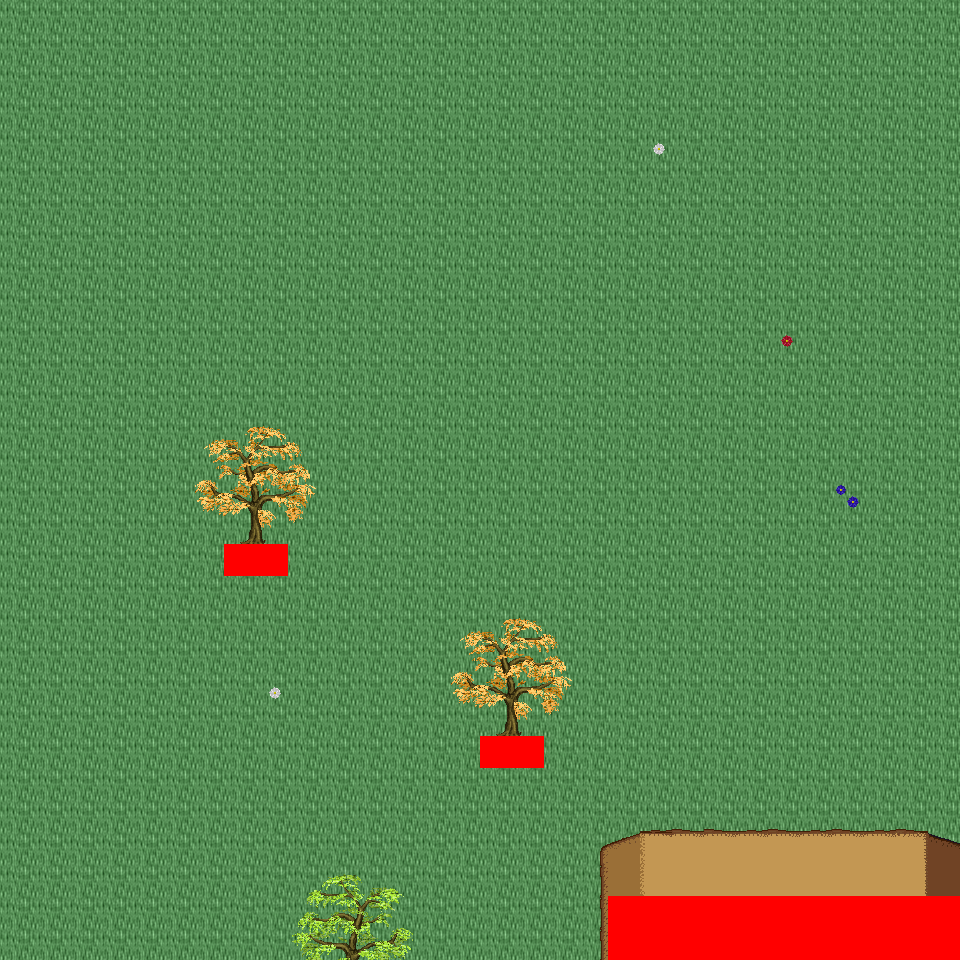

Rendered tile map (Tiled .tmx) drawn with the repository's tilesets; below, a short description and the map source with its tile grids summarised:
An orthogonal 30x30 tile map with 32x32 px tiles, 6 tile layers (Ground, Object, Object2, Above, ...), 54 tilesets and 3 objects (3x mapExit).

<map version="1.0" orientation="orthogonal" renderorder="right-down" width="30" height="30" tilewidth="32" tileheight="32" nextobjectid="4">
  <tileset firstgid="1" name="tileset_logic_collision" tilewidth="32" tileheight="32" tilecount="1" columns="1">
    <image source="../drawable/tileset_logic_collision.png" width="32" height="32" />
  </tileset>
  <tileset firstgid="2" name="tileset_ground_ground" tilewidth="32" tileheight="32" tilecount="33" columns="3">
    <image source="../drawable/tileset_ground_ground.png" width="96" height="352" />
  </tileset>
  <tileset firstgid="35" name="tileset_building_castle" tilewidth="32" tileheight="32" tilecount="320" columns="20">
    <image source="../drawable/tileset_building_castle.png" width="640" height="512" />
  </tileset>
  <tileset firstgid="355" name="tileset_item_weapon_cannon" tilewidth="32" tileheight="32" tilecount="12" columns="3">
    <image source="../drawable/tileset_item_weapon_cannon.png" width="96" height="128" />
  </tileset>
  <tileset firstgid="367" name="tileset_item_pot_barrels_1" tilewidth="32" tileheight="32" tilecount="8" columns="4">
    <image source="../drawable/tileset_item_pot_barrels_1.png" width="128" height="64" />
  </tileset>
  <tileset firstgid="375" name="tileset_building_door_door" tilewidth="32" tileheight="32" tilecount="6" columns="3">
    <image source="../drawable/tileset_building_door_door.png" width="96" height="64" />
  </tileset>
  <tileset firstgid="381" name="tileset_building_door_closed" tilewidth="32" tileheight="32" tilecount="1" columns="1">
    <image source="../drawable/tileset_building_door_closed.png" width="32" height="32" />
  </tileset>
  <tileset firstgid="382" name="tileset_building_window_window_centered" tilewidth="32" tileheight="32" tilecount="1" columns="1">
    <image source="../drawable/tileset_building_window_window_centered.png" width="32" height="32" />
  </tileset>
  <tileset firstgid="383" name="tileset_building_decoration_chimney_big" tilewidth="32" tileheight="32" tilecount="2" columns="1">
    <image source="../drawable/tileset_building_decoration_chimney_big.png" width="32" height="64" />
  </tileset>
  <tileset firstgid="385" name="tileset_ground_grass_edges" tilewidth="32" tileheight="32" tilecount="36" columns="12">
    <image source="../drawable/tileset_ground_grass_edges.png" width="384" height="96" />
  </tileset>
  <tileset firstgid="421" name="tileset_ground_grass_corners" tilewidth="32" tileheight="32" tilecount="24" columns="6">
    <image source="../drawable/tileset_ground_grass_corners.png" width="192" height="128" />
  </tileset>
  <tileset firstgid="445" name="tileset_plant_tree_fall_trees" tilewidth="32" tileheight="32" tilecount="40" columns="8">
    <image source="../drawable/tileset_plant_tree_fall_trees.png" width="256" height="160" />
  </tileset>
  <tileset firstgid="485" name="tileset_plant_tree_locust_tree" tilewidth="32" tileheight="32" tilecount="20" columns="4">
    <image source="../drawable/tileset_plant_tree_locust_tree.png" width="128" height="160" />
  </tileset>
  <tileset firstgid="505" name="tileset_furniture_chair_bench_white" tilewidth="32" tileheight="32" tilecount="8" columns="2">
    <image source="../drawable/tileset_furniture_chair_bench_white.png" width="64" height="128" />
  </tileset>
  <tileset firstgid="513" name="tileset_plant_flower_daisy_blue" tilewidth="32" tileheight="32" tilecount="8" columns="2">
    <image source="../drawable/tileset_plant_flower_daisy_blue.png" width="64" height="128" />
  </tileset>
  <tileset firstgid="521" name="tileset_plant_flower_daisy_red" tilewidth="32" tileheight="32" tilecount="8" columns="2">
    <image source="../drawable/tileset_plant_flower_daisy_red.png" width="64" height="128" />
  </tileset>
  <tileset firstgid="529" name="tileset_plant_flower_daisy_white" tilewidth="32" tileheight="32" tilecount="8" columns="2">
    <image source="../drawable/tileset_plant_flower_daisy_white.png" width="64" height="128" />
  </tileset>
  <tileset firstgid="537" name="tileset_plant_flower_daisy_yellow" tilewidth="32" tileheight="32" tilecount="8" columns="2">
    <image source="../drawable/tileset_plant_flower_daisy_yellow.png" width="64" height="128" />
  </tileset>
  <tileset firstgid="545" name="tileset_plant_flower_flower_bed_1" tilewidth="32" tileheight="32" tilecount="35" columns="7">
    <image source="../drawable/tileset_plant_flower_flower_bed_1.png" width="224" height="160" />
  </tileset>
  <tileset firstgid="580" name="tileset_plant_flower_planted_containers" tilewidth="32" tileheight="32" tilecount="16" columns="4">
    <image source="../drawable/tileset_plant_flower_planted_containers.png" width="128" height="128" />
  </tileset>
  <tileset firstgid="596" name="tileset_item_pot_pot_grey" tilewidth="32" tileheight="32" tilecount="1" columns="1">
    <image source="../drawable/tileset_item_pot_pot_grey.png" width="32" height="32" />
  </tileset>
  <tileset firstgid="597" name="tileset_item_pot_pot_burgundy" tilewidth="32" tileheight="32" tilecount="1" columns="1">
    <image source="../drawable/tileset_item_pot_pot_burgundy.png" width="32" height="32" />
  </tileset>
  <tileset firstgid="598" name="tileset_building_decoration_chimney" tilewidth="32" tileheight="32" tilecount="2" columns="1">
    <image source="../drawable/tileset_building_decoration_chimney.png" width="32" height="64" />
  </tileset>
  <tileset firstgid="600" name="tileset_furniture_light_lamp_blue" tilewidth="32" tileheight="32" tilecount="3" columns="1">
    <image source="../drawable/tileset_furniture_light_lamp_blue.png" width="32" height="96" />
  </tileset>
  <tileset firstgid="603" name="tileset_light_dim_light_7x5" tilewidth="32" tileheight="32" tilecount="35" columns="7">
    <image source="../drawable/tileset_light_dim_light_7x5.png" width="224" height="160" />
  </tileset>
  <tileset firstgid="638" name="tileset_logic_protection" tilewidth="32" tileheight="32" tilecount="2" columns="2">
    <image source="../drawable/tileset_logic_protection.png" width="64" height="32" />
  </tileset>
  <tileset firstgid="640" name="tileset_furniture_table_bazaar_table_1" tilewidth="32" tileheight="32" tilecount="4" columns="2">
    <image source="../drawable/tileset_furniture_table_bazaar_table_1.png" width="64" height="64" />
  </tileset>
  <tileset firstgid="644" name="tileset_furniture_table_bazaar_table_2" tilewidth="32" tileheight="32" tilecount="6" columns="2">
    <image source="../drawable/tileset_furniture_table_bazaar_table_2.png" width="64" height="96" />
  </tileset>
  <tileset firstgid="650" name="tileset_furniture_table_bazaar_table_3" tilewidth="32" tileheight="32" tilecount="6" columns="2">
    <image source="../drawable/tileset_furniture_table_bazaar_table_3.png" width="64" height="96" />
  </tileset>
  <tileset firstgid="656" name="tileset_furniture_table_bazaar_table_4" tilewidth="32" tileheight="32" tilecount="6" columns="2">
    <image source="../drawable/tileset_furniture_table_bazaar_table_4.png" width="64" height="96" />
  </tileset>
  <tileset firstgid="662" name="tileset_furniture_table_bazaar_table_5" tilewidth="32" tileheight="32" tilecount="6" columns="2">
    <image source="../drawable/tileset_furniture_table_bazaar_table_5.png" width="64" height="96" />
  </tileset>
  <tileset firstgid="668" name="tileset_furniture_table_flowers_on_bench2" tilewidth="32" tileheight="32" tilecount="6" columns="3">
    <image source="../drawable/tileset_furniture_table_flowers_on_bench2.png" width="96" height="64" />
  </tileset>
  <tileset firstgid="674" name="tileset_furniture_table_flowers_on_benches" tilewidth="32" tileheight="32" tilecount="10" columns="2">
    <image source="../drawable/tileset_furniture_table_flowers_on_benches.png" width="64" height="160" />
  </tileset>
  <tileset firstgid="684" name="tileset_furniture_table_vendors_table" tilewidth="32" tileheight="32" tilecount="35" columns="7">
    <image source="../drawable/tileset_furniture_table_vendors_table.png" width="224" height="160" />
  </tileset>
  <tileset firstgid="719" name="tileset_item_drink_bottles_and_cups" tilewidth="32" tileheight="32" tilecount="16" columns="4">
    <image source="../drawable/tileset_item_drink_bottles_and_cups.png" width="128" height="128" />
  </tileset>
  <tileset firstgid="735" name="tileset_item_drink_beers_and_flasks" tilewidth="32" tileheight="32" tilecount="12" columns="4">
    <image source="../drawable/tileset_item_drink_beers_and_flasks.png" width="128" height="96" />
  </tileset>
  <tileset firstgid="747" name="tileset_item_drink_casks" tilewidth="32" tileheight="32" tilecount="4" columns="2">
    <image source="../drawable/tileset_item_drink_casks.png" width="64" height="64" />
  </tileset>
  <tileset firstgid="751" name="tileset_item_food_meals_1" tilewidth="32" tileheight="32" tilecount="2" columns="2">
    <image source="../drawable/tileset_item_food_meals_1.png" width="64" height="32" />
  </tileset>
  <tileset firstgid="753" name="tileset_item_food_rustic_meals" tilewidth="32" tileheight="32" tilecount="2" columns="2">
    <image source="../drawable/tileset_item_food_rustic_meals.png" width="64" height="32" />
  </tileset>
  <tileset firstgid="755" name="tileset_item_household_food_preparation_2" tilewidth="32" tileheight="32" tilecount="4" columns="2">
    <image source="../drawable/tileset_item_household_food_preparation_2.png" width="64" height="64" />
  </tileset>
  <tileset firstgid="759" name="tileset_item_pot_barrels_2" tilewidth="32" tileheight="32" tilecount="8" columns="4">
    <image source="../drawable/tileset_item_pot_barrels_2.png" width="128" height="64" />
  </tileset>
  <tileset firstgid="767" name="tileset_item_drink_olive_oil_vinegar" tilewidth="32" tileheight="32" tilecount="4" columns="2">
    <image source="../drawable/tileset_item_drink_olive_oil_vinegar.png" width="64" height="64" />
  </tileset>
  <tileset firstgid="771" name="tileset_ground_ground_3" tilewidth="32" tileheight="32" tilecount="5" columns="5">
    <image source="../drawable/tileset_ground_ground_3.png" width="160" height="32" />
  </tileset>
  <tileset firstgid="776" name="tileset_building_decoration_banner" tilewidth="32" tileheight="32" tilecount="12" columns="1">
    <image source="../drawable/tileset_building_decoration_banner.png" width="32" height="384" />
  </tileset>
  <tileset firstgid="788" name="tileset_building_cottage" tilewidth="32" tileheight="32" tilecount="256" columns="16">
    <image source="../drawable/tileset_building_cottage.png" width="512" height="512" />
  </tileset>
  <tileset firstgid="1044" name="tileset_building_roof_thatched_roof" tilewidth="32" tileheight="32" tilecount="256" columns="16">
    <image source="../drawable/tileset_building_roof_thatched_roof.png" width="512" height="512" />
  </tileset>
  <tileset firstgid="1300" name="tileset_building_door_doors" tilewidth="32" tileheight="32" tilecount="256" columns="16">
    <image source="../drawable/tileset_building_door_doors.png" width="512" height="512" />
  </tileset>
  <tileset firstgid="1556" name="tileset_building_window_windows" tilewidth="32" tileheight="32" tilecount="256" columns="16">
    <image source="../drawable/tileset_building_window_windows.png" width="512" height="512" />
  </tileset>
  <tileset firstgid="1812" name="tileset_logic_portal" tilewidth="32" tileheight="32" tilecount="24" columns="8">
    <image source="../drawable/tileset_logic_portal.png" width="256" height="96" />
  </tileset>
  <tileset firstgid="1836" name="tileset_plant_bush_leafy" tilewidth="32" tileheight="32" tilecount="48" columns="8">
    <image source="../drawable/tileset_plant_bush_leafy.png" width="256" height="192" />
  </tileset>
  <tileset firstgid="1884" name="tileset_plant_bushes_and_trees" tilewidth="32" tileheight="32" tilecount="144" columns="16">
    <image source="../drawable/tileset_plant_bushes_and_trees.png" width="512" height="289" />
  </tileset>
  <tileset firstgid="2028" name="tileset_plant_bush_berried" tilewidth="32" tileheight="32" tilecount="60" columns="5">
    <image source="../drawable/tileset_plant_bush_berried.png" width="160" height="384" />
  </tileset>
  <tileset firstgid="2088" name="tileset_plant_bush_fern" tilewidth="32" tileheight="32" tilecount="32" columns="8">
    <image source="../drawable/tileset_plant_bush_fern.png" width="256" height="128" />
  </tileset>
  <tileset firstgid="2120" name="tileset_plant_bush_bush_pinks" tilewidth="32" tileheight="32" tilecount="4" columns="2">
    <image source="../drawable/tileset_plant_bush_bush_pinks.png" width="64" height="64" />
  </tileset>
  <layer name="Ground" width="30" height="30">
    <data>[900 cells, 900 non-empty, 1 distinct tile ids]</data>
  </layer>
  <layer name="Object" width="30" height="30">
    <data>[900 cells, 8 non-empty, 5 distinct tile ids]</data>
  </layer>
  <layer name="Object2" width="30" height="30">
    <data>[900 cells, 0 non-empty, 0 distinct tile ids]</data>
  </layer>
  <layer name="Above" width="30" height="30">
    <data>[900 cells, 101 non-empty, 42 distinct tile ids]</data>
  </layer>
  <layer name="Above2" width="30" height="30">
    <data>[900 cells, 1 non-empty, 1 distinct tile ids]</data>
  </layer>
  <layer name="Walkable" width="30" height="30">
    <data>[900 cells, 26 non-empty, 1 distinct tile ids]</data>
  </layer>
  <objectgroup name="MapEvents">
    <object id="1" name="north" type="mapExit" x="0" y="0" width="960" height="32">
      <properties>
        <property name="map" value="level_0_x34_y43" />
        <property name="x" value="0" />
        <property name="y" value="28" />
      </properties>
    </object>
    <object id="2" name="south" type="mapExit" x="0" y="928" width="608" height="32">
      <properties>
        <property name="map" value="level_0_x34_y45" />
        <property name="x" value="0" />
        <property name="y" value="1" />
      </properties>
    </object>
    <object id="3" name="east" type="mapExit" x="928" y="0" width="32" height="896">
      <properties>
        <property name="map" value="level_0_x35_y44" />
        <property name="x" value="1" />
        <property name="y" value="0" />
      </properties>
    </object>
  </objectgroup>
</map>
